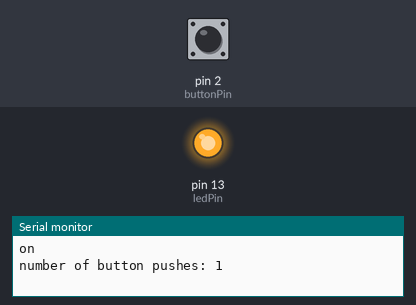
Recording of a sketch running on a simulated Arduino Uno, built with avr-gcc and run on an emulated ATmega328P. Shown: output pins drawn as LEDs (lit = HIGH), the last lines printed to the serial monitor. The inputs (shaded band) are chosen by the test bench; at power-on: pin 2 (buttonPin) HIGH.

Above: at 1.2 s.
1.3 s: pin 2 (buttonPin) pulled LOW for 0.15 s
At 2.7 s:
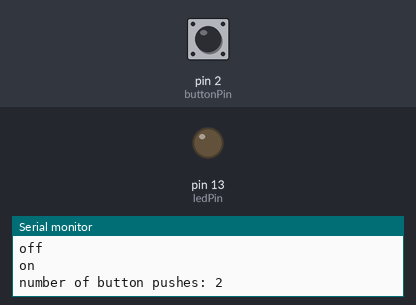
3.0 s: pin 2 (buttonPin) pulled LOW for 1 s
At 5.2 s:
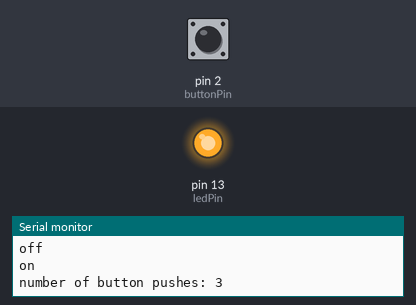
5.5 s: pin 2 (buttonPin) pulled LOW for 3.2 s
At 10.1 s:
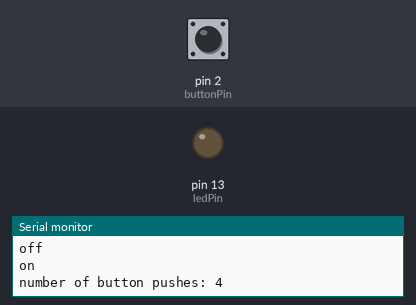
Timing chart, 0 to 11.6 s (numbered marks = the images above; inputs shaded):
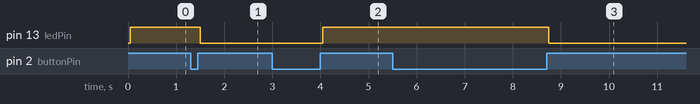

The sketch:

kadai16.ino
```cpp
/*State change detection (edge detection)*/

const int  buttonPin = 2;    // 定数 the pin that the pushbutton is attached to
const int ledPin = 13;       // 定数 the pin that the LED is attached to
int buttonPushCounter = 0;   // 変数 ボタン押下の回数カウンター
int buttonState = 0;         // 変数 現在の ボタンの状態　初期値0(LOW)
int lastButtonState = 0;     // 変数 過去の（loop()1回前の）ボタンの状態　初期値0(LOW)

void setup() {
  pinMode(buttonPin, INPUT_PULLUP);  // initialize the button pin as a input:
  pinMode(ledPin, OUTPUT);  // initialize the LED as an output:
  Serial.begin(9600); // initialize serial communication:
}
void loop() {
  buttonState = digitalRead(buttonPin);  // ボタン入力ピンを読み取り　状態を格納
  if (buttonState != lastButtonState) { // 1回前のボタンの状態と今回の状態を比較
    //変化ありのとき
    if (buttonState == HIGH) {  // 変化あり　かつ　ボタン on
      buttonPushCounter++;  //ボタン押した　カウントアップ
      Serial.println("on");
      Serial.print("number of button pushes: ");
      Serial.println(buttonPushCounter);
    } else {    //その他　ボタン変化あり　かつ　ボタン off　→　ボタンを離したとき
      Serial.println("off");
    }
    delay(50);  // 少し待つ　ボタンの2度押し（チャタリング）除去のため
  }
  lastButtonState = buttonState;  // 現在の状態 を次の繰り返しに備えて　lastStateに格納
  // ボタン4回押した毎にLEDをonにする　演算子%は、割った余りを計算する
  if (buttonPushCounter % 2 == 0) { //ボタン押下カウンターを4で割った余りが0のとき
    digitalWrite(ledPin, LOW);
  } else {
    digitalWrite(ledPin, HIGH);
  }
}
```

Measured:
- after the input at 1.3 s, pin 13 (ledPin): HIGH → LOW after 0.20 s
- after the input at 3.0 s, pin 13 (ledPin): LOW → HIGH after 1.1 s
- after the input at 5.5 s, pin 13 (ledPin): HIGH → LOW after 3.3 s
